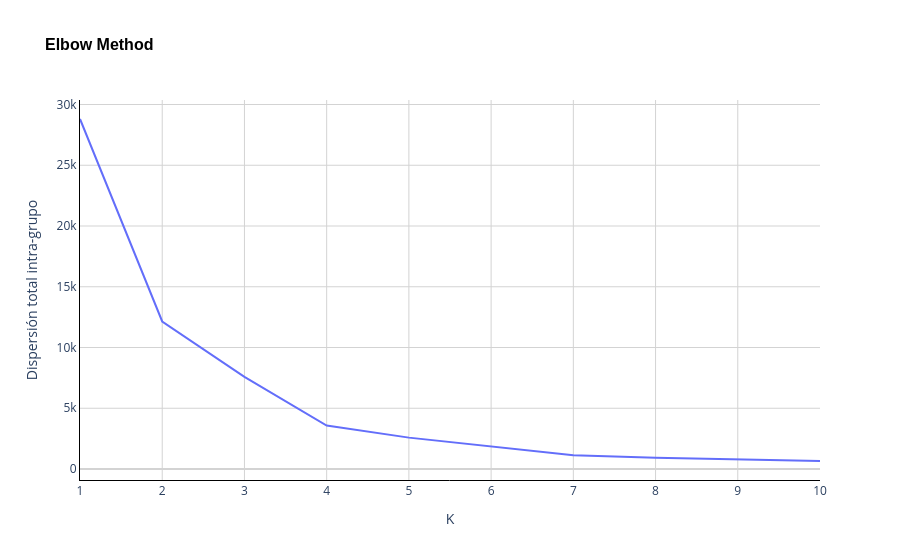

Write notebook code for a chart like this one.
### Markdown cell above
### Elbow method

Calculamos la dispersión total intra-grupo para distintos valores de $K$. El valor óptimo de $K$ es aquel a partir del cual la reducción en la dispersión total intra-grupo comienza a desacelerarse.

### Code cell
# Calculamos, para distintos valores de K, la dispersión total intra-grupo
inertia = []
for i in np.arange(1, 11):
    kmeans = KMeans(n_clusters=i, max_iter=10, n_init=2, random_state=42)
    y = kmeans.fit_predict(X)

    inertia.append(kmeans.inertia_)

figure = px.line(
    x=np.arange(1, 11),
    y=inertia,
    title='Elbow Method',
    labels={'x': 'K', 'y': 'Inertia'},
    line_shape='linear'
)

figure.update_layout(
    title='Elbow Method',
    title_font=dict(size=16, family='Arial', color='black', weight='bold'),
    xaxis_title='K',
    yaxis_title='Dispersión total intra-grupo',
    plot_bgcolor='white',
    yaxis=dict(showgrid=True, gridcolor='LightGray', showline=True, linecolor='Black', zeroline=True, zerolinecolor='LightGray'),
    xaxis=dict(showgrid=True, gridcolor='LightGray', showline=True, linecolor='Black', zeroline=True, zerolinecolor='LightGray')
)

### Figure 1 — Plotly figure (JSON) as saved in the notebook; plotly's stock layout.template omitted (floating-point values rounded to 4 significant figures)
{"data": [{"hovertemplate": "K=%{x}<br>Inertia=%{y}<extra></extra>", "legendgroup": "", "line": {"color": "#636efa", "dash": "solid", "shape": "linear"}, "marker": {"symbol": "circle"}, "mode": "lines", "name": "", "orientation": "v", "showlegend": false, "type": "scatter", "x": [1, 2, 3, 4, 5, 6, 7, 8, 9, 10], "xaxis": "x", "y": [28810.0, 12140.0, 7586.0, 3581.0, 2582.0, 1834.0, 1139.0, 916.6, 758.1, 658.1], "yaxis": "y"}], "layout": {"legend": {"tracegroupgap": 0}, "plot_bgcolor": "white", "title": {"font": {"color": "black", "family": "Arial", "size": 16, "weight": "bold"}, "text": "Elbow Method"}, "xaxis": {"anchor": "y", "domain": [0, 1], "gridcolor": "LightGray", "linecolor": "Black", "showgrid": true, "showline": true, "title": {"text": "K"}, "zeroline": true, "zerolinecolor": "LightGray"}, "yaxis": {"anchor": "x", "domain": [0, 1], "gridcolor": "LightGray", "linecolor": "Black", "showgrid": true, "showline": true, "title": {"text": "Dispersión total intra-grupo"}, "zeroline": true, "zerolinecolor": "LightGray"}}}
